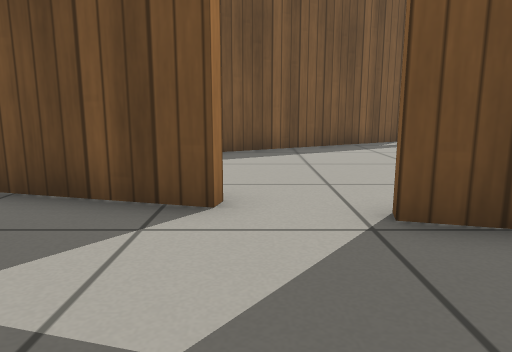
View 1 (above)

21 first-person views from a walk through a Gazebo world. The camera is 0.5 m above the floor, tilts 10° down and sees 70° across. The floor is counted in squares, 0.5 m on a side. Each view is taken from the middle of a square. On the plan, view 1 faces up. The plan holds only what a view shows up to about 13 squares ahead; the rest is blank. The place goes on beyond the plan. Simple patterns stand in for the simulator's built-in surfaces.

View 2
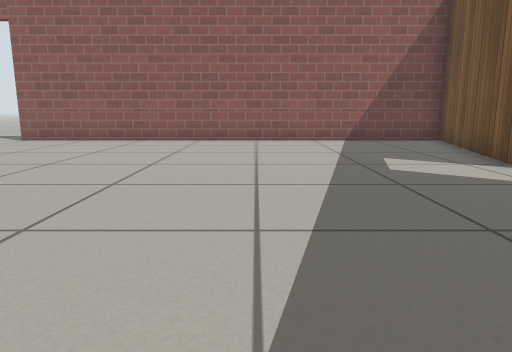

View 3
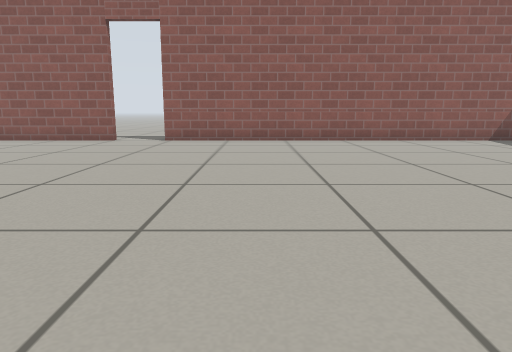

View 4
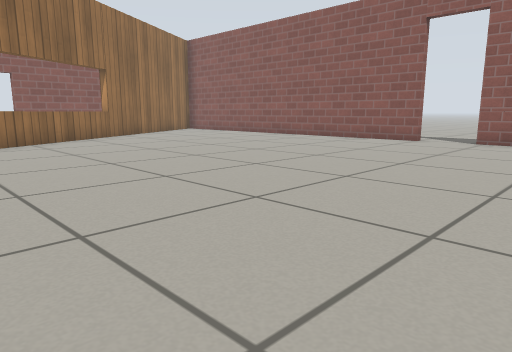

View 5
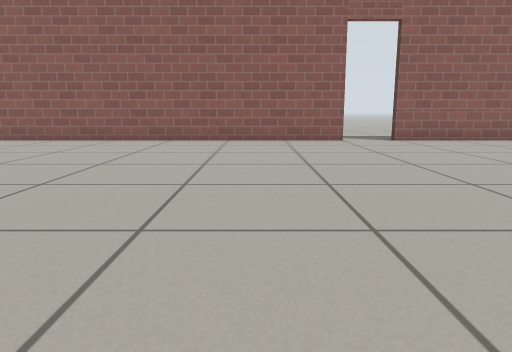

View 6
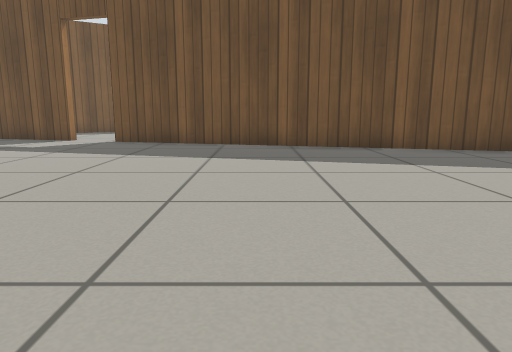

View 7
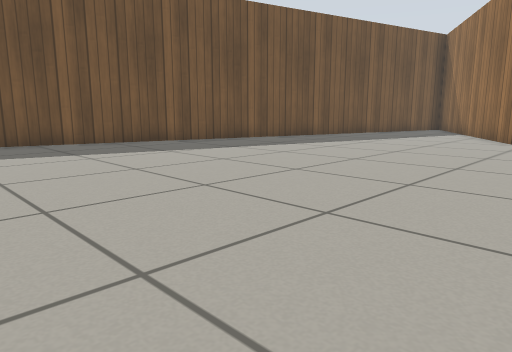

View 8
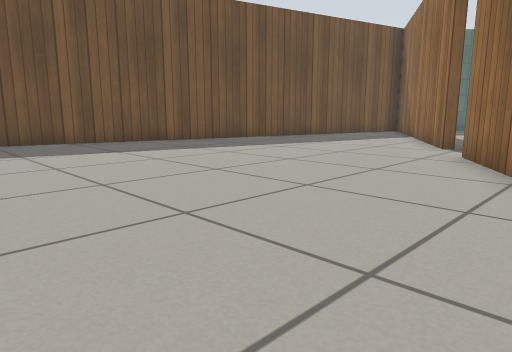

View 9
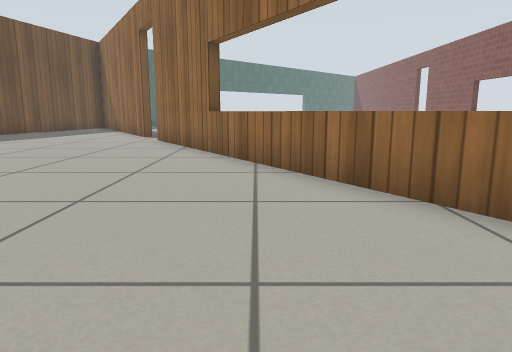

View 10
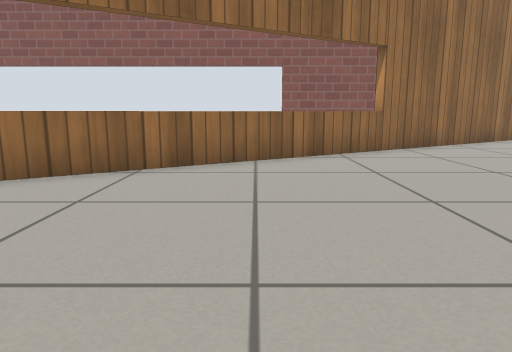

View 11
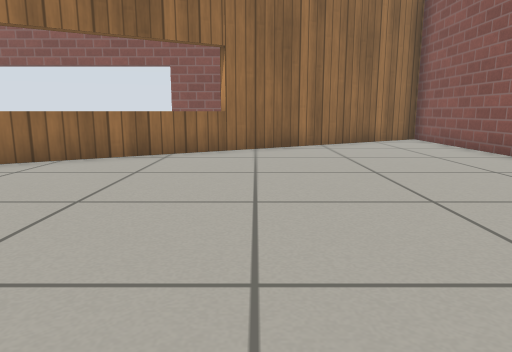

View 12
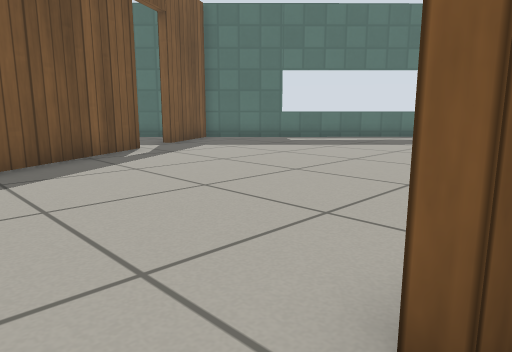

View 13
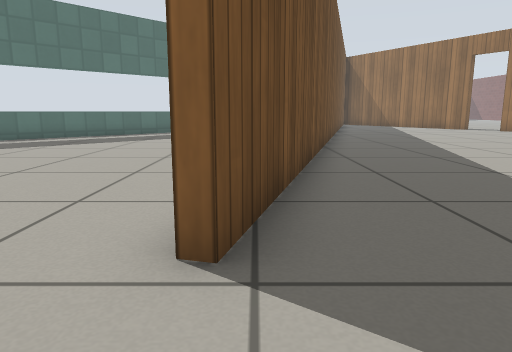

View 14
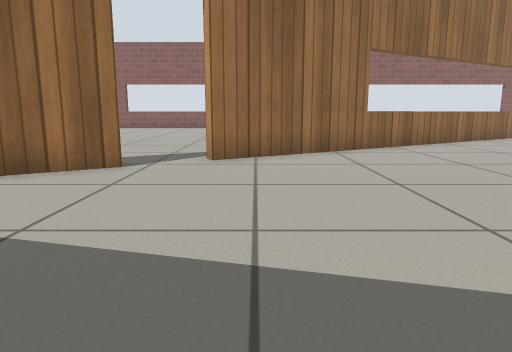

View 15
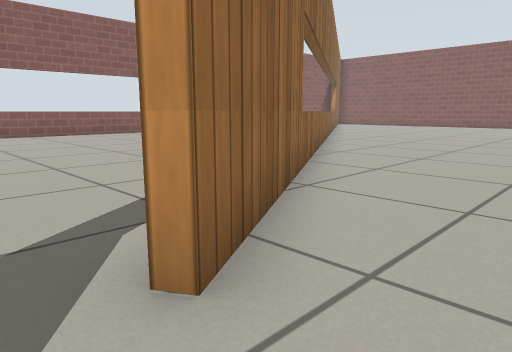

View 16
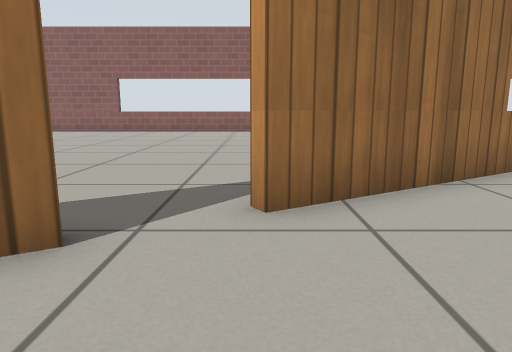

View 17
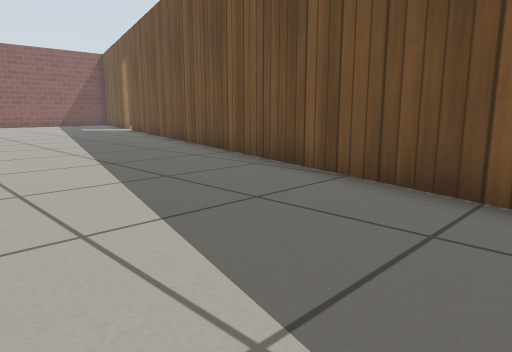

View 18
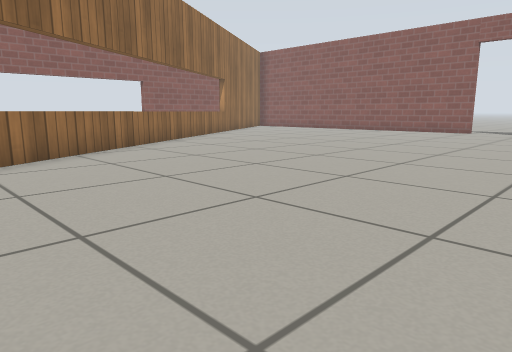

View 19
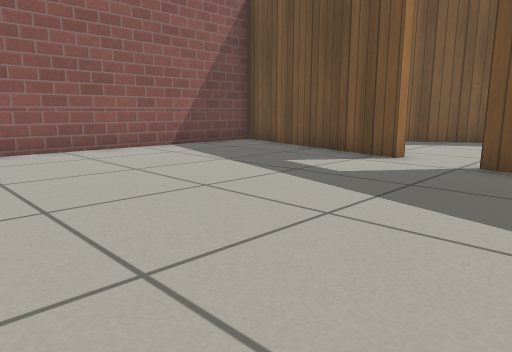

View 20
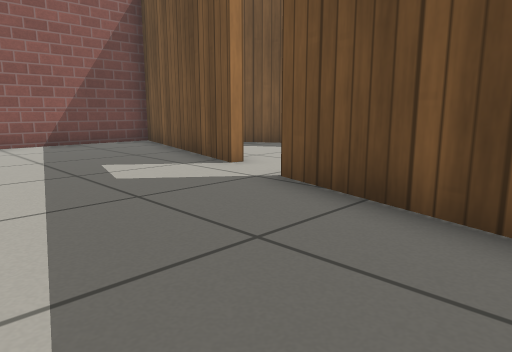

View 21
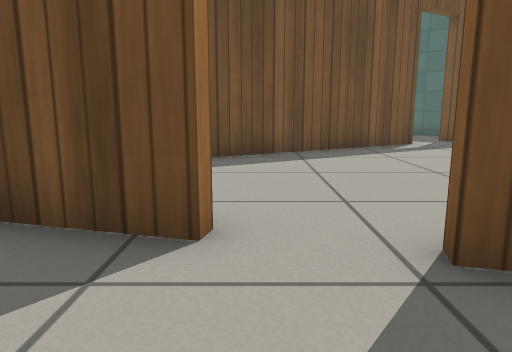

### Floor plan
Points are (right, up) in squares from view 1. A wall is a line through its corners. A room is listed if a view was taken in it or the views show most of it. See-through windows are left out.
Room 1 (views 1, 2, 3, 4, 5, 6, 7, 8, 9, 10, 11, 12, 13, 14, 15, 16, 17, 18, 19, 20, 21)
walls: (-6.8, -10.9) (-6.8, -24.4) (17.9, -9.5) (18.1, -9.9); (-0.4, 3.7) (-6.8, 5.4) (-6.8, -9.3); (19.4, -8.6) (20.5, -7.9); (19.3, -1.6) (1.3, 3.3)
ways out: open door at (-7, -10.5); open door at (0.5, 4); open door at (19, -9)

Positions as (right, up) in squares from view 1, and headings:
1: (0, 0), facing up
2: (6, -1), facing left
3: (6, -6), facing left
4: (6, -6), facing down-left
5: (6, -14), facing left
6: (6, -9), facing up
7: (6, -11), facing up-right
8: (9, -12), facing up-right
9: (5, -13), facing right
10: (3, -11), facing down
11: (-1, -11), facing down
12: (0, 3), facing up-right
13: (-1, 3), facing right
14: (17, -2), facing down
15: (19, -8), facing down-left
16: (18, -6), facing down
17: (20, -6), facing up-left
18: (12, -6), facing down-left
19: (3, -4), facing up-left
20: (5, -1), facing up-left
21: (0, 1), facing up
